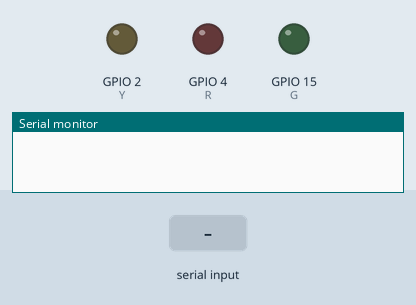
A sketch run on a simulated ESP32. Parts: output pins drawn as LEDs (lit = HIGH), the last lines printed to the serial monitor. Inputs (shaded band) come from the test bench. Nothing arrives over Bluetooth unless stated.

Above: at 1.2 s.
1.3 s: "1" received over the second serial link
At 2.5 s:
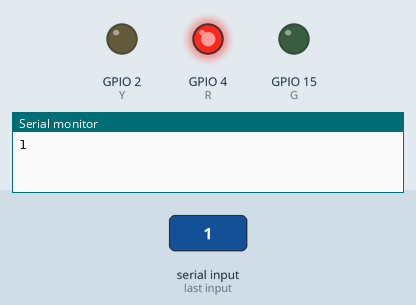
2.8 s: "3" received over the second serial link
At 3.4 s:
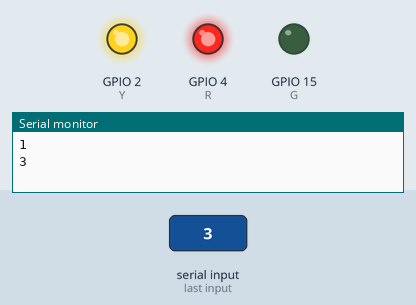
4.3 s: "0" received over the second serial link
At 4.6 s:
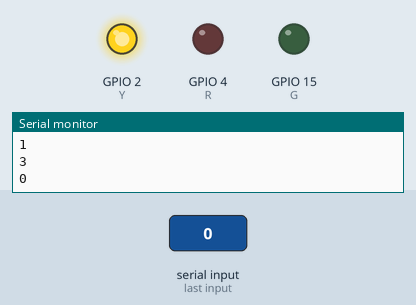
5.8 s: "5" received over the second serial link
At 7.0 s:
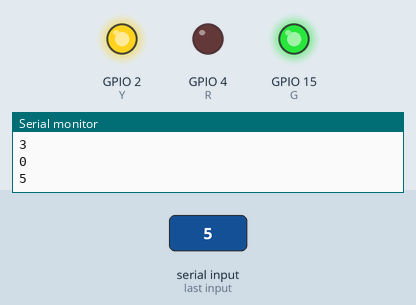
7.3 s: "2" received over the second serial link
At 8.3 s:
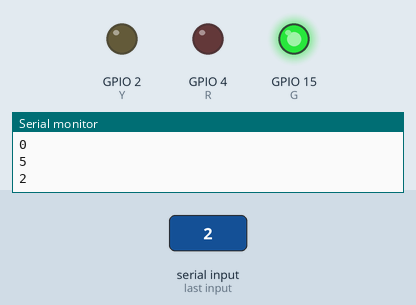
8.8 s: "4" received over the second serial link
At 9.2 s:
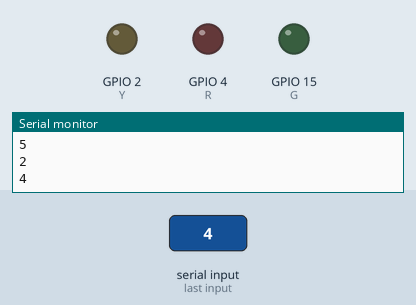
Timing chart, 0 to 11.3 s (numbered marks = the images above; inputs shaded):
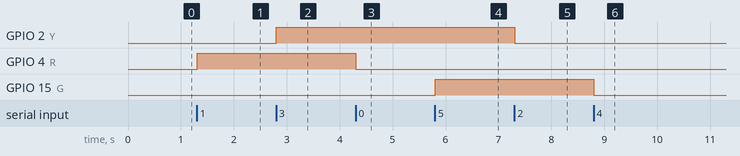

Measured:
- after the input at 1.3 s, GPIO 4 (R): LOW → HIGH at once
- after the input at 2.8 s, GPIO 2 (Y): LOW → HIGH at once
- after the input at 4.3 s, GPIO 4 (R): HIGH → LOW at once
- after the input at 5.8 s, GPIO 15 (G): LOW → HIGH at once
- after the input at 7.3 s, GPIO 2 (Y): HIGH → LOW at once
- after the input at 8.8 s, GPIO 15 (G): HIGH → LOW at once

The sketch:

18_bt_command.ino
```cpp
#include <BluetoothSerial.h>
BluetoothSerial BT;

int R = 4;   // 紅燈 (GPIO4)
int Y = 2;   // 黃燈 (GPIO2)
int G = 15;  // 綠燈 (GPIO15)

void setup() {
  Serial.begin(115200);
  BT.begin("被12號訓練中的日誌"); // 藍牙名稱
  pinMode(R, OUTPUT);
  pinMode(Y, OUTPUT);
  pinMode(G, OUTPUT);
}

void loop() {
  // 檢查序列監控視窗是否有輸入資料
  String Sdata = "";
  String BTdata = "";
  while (Serial.available()) {
    char Schar = Serial.read();   // 一次讀一個字元
    Sdata = Sdata + Schar;        // 累加字串
  }

  if (Sdata != "") BT.println(Sdata);

  // 檢查藍牙內是否有資料
  while (BT.available()) {
    char BTchar = BT.read();
    BTdata = BTdata + BTchar;     // 累加字串
  }

  if (BTdata != "") {
    Serial.println(BTdata);

    // 藍牙控制紅燈
    if (BTdata == "0") digitalWrite(R, LOW);
    if (BTdata == "1") digitalWrite(R, HIGH);

    // 藍牙控制黃燈
    if (BTdata == "2") digitalWrite(Y, LOW);
    if (BTdata == "3") digitalWrite(Y, HIGH);

    // 藍牙控制綠燈
    if (BTdata == "4") digitalWrite(G, LOW);
    if (BTdata == "5") digitalWrite(G, HIGH);
  }

  delay(10);
}
```
